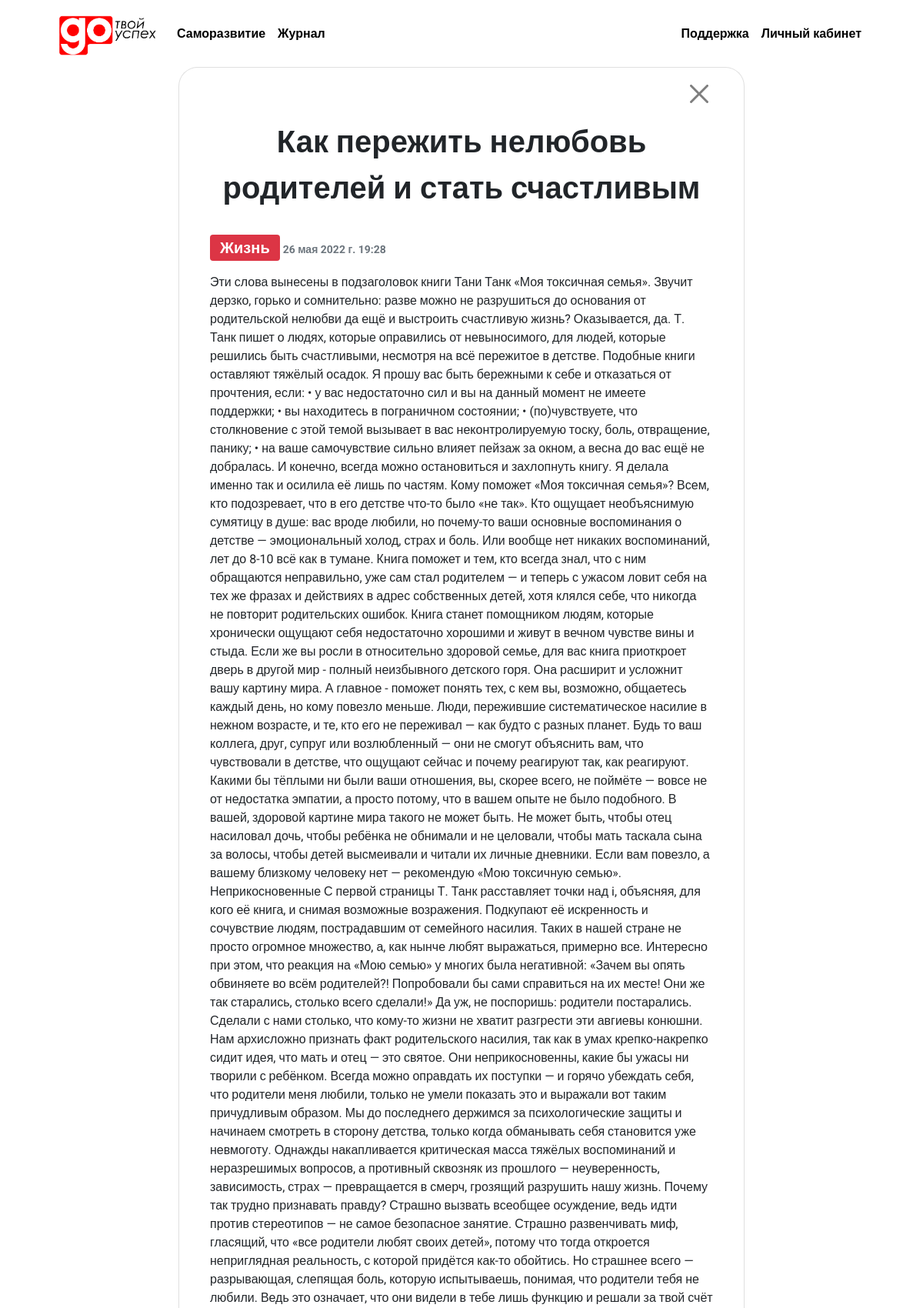
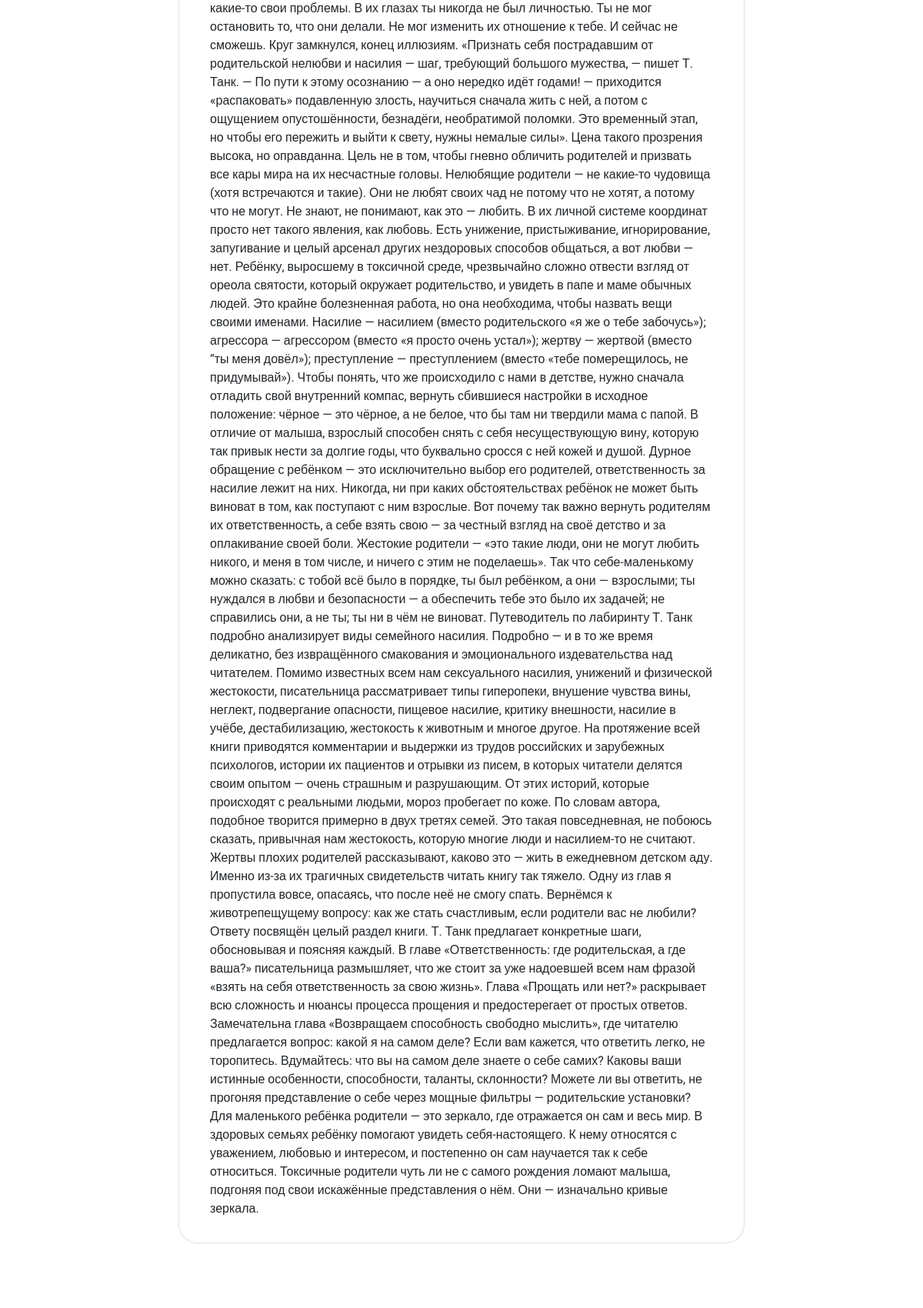
Screenshot of /journal/article/3 (upper part) with the database file from the repository (2 pictures, top to bottom).
### journal/models.py (models this page shows, shortened)
class Article(models.Model):
    title_article=models.CharField(max_length=100, verbose_name='Название статьи')
    content_article=models.TextField(blank=True, verbose_name='Текст статьи', max_length=10000)
    created_at_article=models.DateTimeField(auto_now_add=True, verbose_name='Статья создана')
    photo_article=models.ImageField(upload_to = 'photos/%Y/%m/%d/',  verbose_name='Фото статьи')
    is_published_article=models.BooleanField(default=True, verbose_name='Публиковать статью')
    theme_article=models.ForeignKey('Theme_article', on_delete=models.PROTECT, null=True, verbose_name='Тема статьи')
    views_article =models.IntegerField(default=0)
    class Meta:
        verbose_name = 'Статья'
        verbose_name_plural = 'Статьи'
        ordering=['-created_at_article']

class Theme_article(models.Model):
    title_theme_article=models.CharField(max_length=150, db_index=True, verbose_name='Наименование темы статьи')
    def __str__(self):
        return self.title_theme_article
    class Meta:
        verbose_name = 'Тема статьи'
        verbose_name_plural = 'Темы статей'
        ordering=['title_theme_article']

### journal/views.py (the view)
# urls.py: path('article/<int:pk>', Content_article.as_view() , name='content_article'),
class Content_article(DetailView):
    model = Article
    context_object_name = "content_article"

### journal/templates/journal/article_detail.html (shortened to what this page needs)
{% extends 'base.html' %}
{% block navbar %}
{% include 'inc/_nav.html' %}
{% endblock %}
{% block face %}
<div class="gg" style="font-family: 'Roboto', sans-serif;">
    <div class="container">
            <div class="row">
                <div class="col">
                </div>
                <div class="col-8">
                    <div class="card art">
                        <div class="card-body">
                            <div class="container text-end">
                                <h4><b><a href="{{request.META.HTTP_REFERER|escape}}"type="button" class="btn-close text-end"aria-label="Close"></a></b></h4>
                            </div>
                            <div class="container-sm">
                                <p class="modal-title fs-1 fw-bold text-center" style="margin-bottom:30px;">{{ content_article.title_article }}</p>
                                <p><span class="badge bg-danger fs-5">{{ content_article.theme_article }}</span>
                                <small class="text-muted fw-bold">{{content_article.created_at_article}}</small></p>
                                {% autoescape off %}
                                    <p class="text fs-6">{{content_article.content_article}}</p>
                                {% endautoescape %}
                                </div>
                        </div>
                    </div>
                </div>
                <div class="col">
                </div>
            </div>
    </div>
{% endblock %}

### rows the page displays
Article: title_article "Как пережить нелюбовь родителей и стать счастливым", theme_article "Жизнь", created_at_article "26 мая 2022 г. 19:28", content_article "Эти слова вынесены в подзаголовок книги Тани Танк «Моя токсичная семья». Звучит дерзко, горько и сомнительно: разве можно не разрушиться до основания от родительской нелюбви да ещё и выстроить счастливую жизнь? Оказывается, да. Т. Танк пишет о людях, которые оправились от невыносимого, для людей, которые решились быть счастливыми, несмотря на всё пережитое в детстве. Подобные книги оставляют тяжёлый осадок. Я прошу вас быть бережными к себе и отказаться от прочтения, если: • у вас недостаточно сил и вы на данный момент не имеете поддержки; • вы находитесь в пограничном состоянии; • (по)чувствуете, что столкновение с этой темой вызывает в вас неконтролируемую тоску, боль, отвращение, панику;…"
